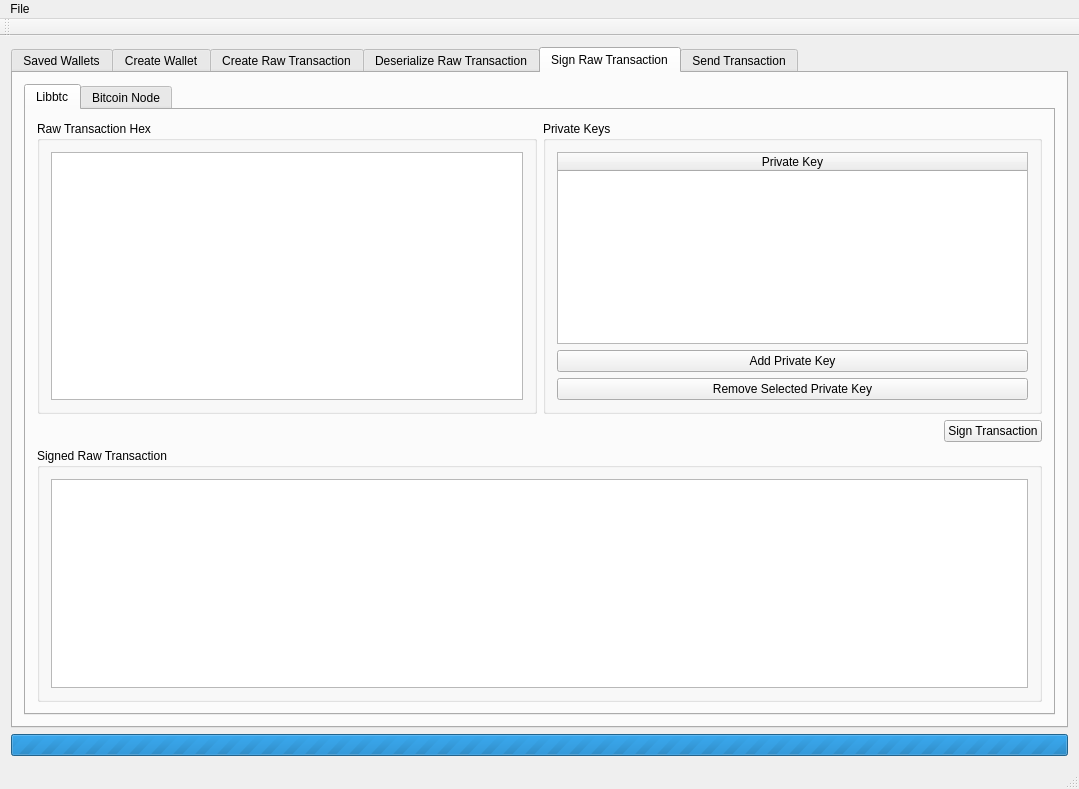
<?xml version="1.0" encoding="UTF-8"?>
<ui version="4.0">
 <class>MainWindow</class>
 <widget class="QMainWindow" name="MainWindow">
  <property name="geometry">
   <rect>
    <x>0</x>
    <y>0</y>
    <width>1079</width>
    <height>789</height>
   </rect>
  </property>
  <property name="windowTitle">
   <string>Bitcoin Test App</string>
  </property>
  <widget class="QWidget" name="centralWidget">
   <layout class="QVBoxLayout" name="verticalLayout">
    <item>
     <widget class="QTabWidget" name="tabWidget">
      <property name="currentIndex">
       <number>4</number>
      </property>
      <widget class="QWidget" name="tab_3">
       <attribute name="title">
        <string>Saved Wallets</string>
       </attribute>
       <layout class="QVBoxLayout" name="verticalLayout_8">
        <item>
         <layout class="QHBoxLayout" name="horizontalLayout_3">
          <item>
           <widget class="QTableWidget" name="savedWalletTableWidget">
            <property name="editTriggers">
             <set>QAbstractItemView::NoEditTriggers</set>
            </property>
            <property name="alternatingRowColors">
             <bool>true</bool>
            </property>
            <property name="selectionMode">
             <enum>QAbstractItemView::SingleSelection</enum>
            </property>
            <property name="selectionBehavior">
             <enum>QAbstractItemView::SelectRows</enum>
            </property>
            <attribute name="horizontalHeaderStretchLastSection">
             <bool>true</bool>
            </attribute>
            <column>
             <property name="text">
              <string>Name</string>
             </property>
            </column>
            <column>
             <property name="text">
              <string>Address</string>
             </property>
            </column>
           </widget>
          </item>
          <item>
           <widget class="QLabel" name="savedWalletDetailsLabel">
            <property name="minimumSize">
             <size>
              <width>300</width>
              <height>0</height>
             </size>
            </property>
            <property name="text">
             <string>TextLabel</string>
            </property>
            <property name="alignment">
             <set>Qt::AlignLeading|Qt::AlignLeft|Qt::AlignTop</set>
            </property>
            <property name="wordWrap">
             <bool>true</bool>
            </property>
            <property name="openExternalLinks">
             <bool>true</bool>
            </property>
            <property name="textInteractionFlags">
             <set>Qt::LinksAccessibleByKeyboard|Qt::LinksAccessibleByMouse|Qt::TextBrowserInteraction|Qt::TextSelectableByKeyboard|Qt::TextSelectableByMouse</set>
            </property>
           </widget>
          </item>
         </layout>
        </item>
        <item>
         <layout class="QHBoxLayout" name="horizontalLayout">
          <property name="topMargin">
           <number>10</number>
          </property>
          <item>
           <spacer name="horizontalSpacer_4">
            <property name="orientation">
             <enum>Qt::Horizontal</enum>
            </property>
            <property name="sizeHint" stdset="0">
             <size>
              <width>40</width>
              <height>20</height>
             </size>
            </property>
           </spacer>
          </item>
          <item>
           <widget class="QCheckBox" name="deleteCheckBox">
            <property name="text">
             <string>Delete</string>
            </property>
           </widget>
          </item>
          <item>
           <widget class="QPushButton" name="deletePushButton">
            <property name="text">
             <string>Delete Selected Wallet</string>
            </property>
           </widget>
          </item>
         </layout>
        </item>
       </layout>
      </widget>
      <widget class="QWidget" name="tab">
       <attribute name="title">
        <string>Create Wallet</string>
       </attribute>
       <layout class="QVBoxLayout" name="verticalLayout_3">
        <item>
         <layout class="QVBoxLayout" name="verticalLayout_2">
          <item>
           <widget class="QGroupBox" name="groupBox">
            <property name="title">
             <string>Wallet Creation Seed (Optional)</string>
            </property>
            <layout class="QVBoxLayout" name="verticalLayout_6">
             <item>
              <widget class="QLineEdit" name="walletSeedLineEdit">
               <property name="enabled">
                <bool>true</bool>
               </property>
               <property name="placeholderText">
                <string>Coming Soon...</string>
               </property>
              </widget>
             </item>
            </layout>
           </widget>
          </item>
          <item>
           <widget class="QGroupBox" name="groupBox_2">
            <property name="title">
             <string>Wallet Name (Owner)</string>
            </property>
            <layout class="QVBoxLayout" name="verticalLayout_7">
             <item>
              <widget class="QLineEdit" name="walletNameLineEdit"/>
             </item>
            </layout>
           </widget>
          </item>
          <item>
           <layout class="QHBoxLayout" name="horizontalLayout_2">
            <item>
             <spacer name="horizontalSpacer">
              <property name="orientation">
               <enum>Qt::Horizontal</enum>
              </property>
              <property name="sizeHint" stdset="0">
               <size>
                <width>40</width>
                <height>20</height>
               </size>
              </property>
             </spacer>
            </item>
            <item>
             <widget class="QPushButton" name="createWalletPushButton">
              <property name="text">
               <string>Create Wallet</string>
              </property>
             </widget>
            </item>
            <item>
             <spacer name="horizontalSpacer_2">
              <property name="orientation">
               <enum>Qt::Horizontal</enum>
              </property>
              <property name="sizeHint" stdset="0">
               <size>
                <width>40</width>
                <height>20</height>
               </size>
              </property>
             </spacer>
            </item>
           </layout>
          </item>
          <item>
           <widget class="QLabel" name="createWalletOutputLabel">
            <property name="text">
             <string>Ouput ...</string>
            </property>
            <property name="alignment">
             <set>Qt::AlignHCenter|Qt::AlignTop</set>
            </property>
            <property name="wordWrap">
             <bool>true</bool>
            </property>
            <property name="textInteractionFlags">
             <set>Qt::LinksAccessibleByMouse|Qt::TextSelectableByKeyboard|Qt::TextSelectableByMouse</set>
            </property>
           </widget>
          </item>
          <item>
           <spacer name="verticalSpacer">
            <property name="orientation">
             <enum>Qt::Vertical</enum>
            </property>
            <property name="sizeHint" stdset="0">
             <size>
              <width>20</width>
              <height>40</height>
             </size>
            </property>
           </spacer>
          </item>
         </layout>
        </item>
       </layout>
      </widget>
      <widget class="QWidget" name="tab_4">
       <attribute name="title">
        <string>Create Raw Transaction</string>
       </attribute>
       <layout class="QVBoxLayout" name="verticalLayout_9">
        <item>
         <widget class="QTabWidget" name="tabWidget_2">
          <property name="currentIndex">
           <number>0</number>
          </property>
          <widget class="QWidget" name="tab_6">
           <attribute name="title">
            <string>Libbtc</string>
           </attribute>
           <layout class="QVBoxLayout" name="verticalLayout_17">
            <item>
             <layout class="QHBoxLayout" name="horizontalLayout_5">
              <item>
               <widget class="QGroupBox" name="groupBox_3">
                <property name="title">
                 <string>Inputs (Unspent Transactions + Vout)</string>
                </property>
                <layout class="QVBoxLayout" name="verticalLayout_10">
                 <item>
                  <widget class="QTableWidget" name="inputsTableWidget">
                   <attribute name="horizontalHeaderDefaultSectionSize">
                    <number>200</number>
                   </attribute>
                   <attribute name="horizontalHeaderStretchLastSection">
                    <bool>true</bool>
                   </attribute>
                   <column>
                    <property name="text">
                     <string>Utxo</string>
                    </property>
                   </column>
                   <column>
                    <property name="text">
                     <string>Vout</string>
                    </property>
                   </column>
                  </widget>
                 </item>
                 <item>
                  <widget class="QPushButton" name="addUtxoPushButton">
                   <property name="text">
                    <string>Add Utxo</string>
                   </property>
                  </widget>
                 </item>
                 <item>
                  <widget class="QPushButton" name="removeSelectedUtxoPushButton_4">
                   <property name="text">
                    <string>Remove Selected Output</string>
                   </property>
                  </widget>
                 </item>
                </layout>
               </widget>
              </item>
              <item>
               <widget class="QGroupBox" name="groupBox_4">
                <property name="title">
                 <string>Outputs (Address + Amount in Satoshis)</string>
                </property>
                <layout class="QVBoxLayout" name="verticalLayout_11">
                 <item>
                  <widget class="QTableWidget" name="outputsTableWidget_2">
                   <attribute name="horizontalHeaderDefaultSectionSize">
                    <number>200</number>
                   </attribute>
                   <attribute name="horizontalHeaderStretchLastSection">
                    <bool>true</bool>
                   </attribute>
                   <column>
                    <property name="text">
                     <string>Address</string>
                    </property>
                   </column>
                   <column>
                    <property name="text">
                     <string>Amount (Satoshis)</string>
                    </property>
                   </column>
                  </widget>
                 </item>
                 <item>
                  <widget class="QPushButton" name="addOutputPushButton_2">
                   <property name="text">
                    <string>Add Output</string>
                   </property>
                  </widget>
                 </item>
                 <item>
                  <widget class="QPushButton" name="removeOutputPushButton_3">
                   <property name="text">
                    <string>Remove Selected Output</string>
                   </property>
                  </widget>
                 </item>
                </layout>
               </widget>
              </item>
             </layout>
            </item>
            <item>
             <layout class="QHBoxLayout" name="horizontalLayout_6">
              <property name="topMargin">
               <number>10</number>
              </property>
              <item>
               <spacer name="horizontalSpacer_5">
                <property name="orientation">
                 <enum>Qt::Horizontal</enum>
                </property>
                <property name="sizeHint" stdset="0">
                 <size>
                  <width>40</width>
                  <height>20</height>
                 </size>
                </property>
               </spacer>
              </item>
              <item>
               <widget class="QPushButton" name="createRawTransactionPushButton">
                <property name="text">
                 <string>Create Raw Transaction</string>
                </property>
               </widget>
              </item>
             </layout>
            </item>
            <item>
             <widget class="QGroupBox" name="groupBox_5">
              <property name="title">
               <string>Raw Transaction Hex</string>
              </property>
              <layout class="QVBoxLayout" name="verticalLayout_12">
               <item>
                <widget class="QPlainTextEdit" name="rawTransactionHexPlainTextEdit"/>
               </item>
              </layout>
             </widget>
            </item>
           </layout>
          </widget>
          <widget class="QWidget" name="tab_7">
           <attribute name="title">
            <string>Bitcoin Node</string>
           </attribute>
           <layout class="QVBoxLayout" name="verticalLayout_22">
            <item>
             <layout class="QHBoxLayout" name="horizontalLayout_9">
              <property name="leftMargin">
               <number>5</number>
              </property>
              <property name="rightMargin">
               <number>5</number>
              </property>
              <item>
               <layout class="QVBoxLayout" name="verticalLayout_23">
                <item>
                 <widget class="QGroupBox" name="groupBox_9">
                  <property name="title">
                   <string>Inputs</string>
                  </property>
                  <layout class="QVBoxLayout" name="verticalLayout_25">
                   <item>
                    <widget class="QGroupBox" name="groupBox_11">
                     <property name="title">
                      <string>Address</string>
                     </property>
                     <layout class="QVBoxLayout" name="verticalLayout_27">
                      <item>
                       <widget class="QLineEdit" name="fromAddressCreateFromNodeLineEdit"/>
                      </item>
                      <item>
                       <layout class="QHBoxLayout" name="horizontalLayout_10">
                        <property name="topMargin">
                         <number>0</number>
                        </property>
                        <item>
                         <spacer name="horizontalSpacer_7">
                          <property name="orientation">
                           <enum>Qt::Horizontal</enum>
                          </property>
                          <property name="sizeHint" stdset="0">
                           <size>
                            <width>40</width>
                            <height>20</height>
                           </size>
                          </property>
                         </spacer>
                        </item>
                        <item>
                         <widget class="QPushButton" name="forNodeGetUtxoPushButton">
                          <property name="text">
                           <string>Get Unspent Transactions</string>
                          </property>
                         </widget>
                        </item>
                       </layout>
                      </item>
                     </layout>
                    </widget>
                   </item>
                   <item>
                    <widget class="QGroupBox" name="groupBox_12">
                     <property name="title">
                      <string>Unspent Transactions</string>
                     </property>
                     <layout class="QVBoxLayout" name="verticalLayout_28">
                      <item>
                       <widget class="QTableWidget" name="fromNodeUtxoTableWidget">
                        <property name="selectionMode">
                         <enum>QAbstractItemView::MultiSelection</enum>
                        </property>
                        <property name="selectionBehavior">
                         <enum>QAbstractItemView::SelectRows</enum>
                        </property>
                        <attribute name="horizontalHeaderDefaultSectionSize">
                         <number>115</number>
                        </attribute>
                        <attribute name="horizontalHeaderStretchLastSection">
                         <bool>true</bool>
                        </attribute>
                        <column>
                         <property name="text">
                          <string>Value (BTC)</string>
                         </property>
                        </column>
                        <column>
                         <property name="text">
                          <string>Utxo</string>
                         </property>
                        </column>
                        <column>
                         <property name="text">
                          <string>Vout</string>
                         </property>
                        </column>
                       </widget>
                      </item>
                     </layout>
                    </widget>
                   </item>
                   <item>
                    <widget class="QGroupBox" name="groupBox_13">
                     <property name="title">
                      <string>Selected Total</string>
                     </property>
                     <layout class="QVBoxLayout" name="verticalLayout_29">
                      <item>
                       <widget class="QLabel" name="runningTotalForNodeCreateLabel_2">
                        <property name="text">
                         <string>0.0</string>
                        </property>
                       </widget>
                      </item>
                     </layout>
                    </widget>
                   </item>
                  </layout>
                 </widget>
                </item>
               </layout>
              </item>
              <item>
               <layout class="QVBoxLayout" name="verticalLayout_24">
                <item>
                 <widget class="QGroupBox" name="groupBox_10">
                  <property name="title">
                   <string>Outputs</string>
                  </property>
                  <layout class="QVBoxLayout" name="verticalLayout_26">
                   <item>
                    <widget class="QTableWidget" name="outputCreateRawFromNodeTableWidget_2">
                     <property name="editTriggers">
                      <set>QAbstractItemView::AnyKeyPressed|QAbstractItemView::DoubleClicked|QAbstractItemView::EditKeyPressed|QAbstractItemView::SelectedClicked</set>
                     </property>
                     <property name="selectionMode">
                      <enum>QAbstractItemView::SingleSelection</enum>
                     </property>
                     <property name="selectionBehavior">
                      <enum>QAbstractItemView::SelectItems</enum>
                     </property>
                     <attribute name="horizontalHeaderDefaultSectionSize">
                      <number>200</number>
                     </attribute>
                     <attribute name="horizontalHeaderStretchLastSection">
                      <bool>true</bool>
                     </attribute>
                     <column>
                      <property name="text">
                       <string>Address</string>
                      </property>
                     </column>
                     <column>
                      <property name="text">
                       <string>Value (BTC)</string>
                      </property>
                     </column>
                    </widget>
                   </item>
                   <item>
                    <layout class="QHBoxLayout" name="horizontalLayout_11">
                     <property name="topMargin">
                      <number>0</number>
                     </property>
                     <item>
                      <widget class="QPushButton" name="addOutputNodeCreateRawPushButton_2">
                       <property name="text">
                        <string>Add Output Address</string>
                       </property>
                      </widget>
                     </item>
                     <item>
                      <widget class="QPushButton" name="deleteOutputNodeCreateRawPushButton_3">
                       <property name="text">
                        <string>Delete Output Address</string>
                       </property>
                      </widget>
                     </item>
                    </layout>
                   </item>
                  </layout>
                 </widget>
                </item>
               </layout>
              </item>
             </layout>
            </item>
            <item>
             <layout class="QHBoxLayout" name="horizontalLayout_12">
              <property name="topMargin">
               <number>10</number>
              </property>
              <item>
               <spacer name="horizontalSpacer_8">
                <property name="orientation">
                 <enum>Qt::Horizontal</enum>
                </property>
                <property name="sizeHint" stdset="0">
                 <size>
                  <width>40</width>
                  <height>20</height>
                 </size>
                </property>
               </spacer>
              </item>
              <item>
               <widget class="QPushButton" name="createRawTransactionFromNodePushButton">
                <property name="text">
                 <string>Create Raw Transaction</string>
                </property>
               </widget>
              </item>
             </layout>
            </item>
            <item>
             <widget class="QPlainTextEdit" name="fromNodeRawTransactionOuputPlainTextEdit"/>
            </item>
           </layout>
          </widget>
         </widget>
        </item>
       </layout>
      </widget>
      <widget class="QWidget" name="tab_2">
       <attribute name="title">
        <string>Deserialize Raw Transaction</string>
       </attribute>
       <layout class="QVBoxLayout" name="verticalLayout_4">
        <item>
         <widget class="QTabWidget" name="tabWidget_5">
          <property name="currentIndex">
           <number>0</number>
          </property>
          <widget class="QWidget" name="tab_13">
           <attribute name="title">
            <string>Libbtc</string>
           </attribute>
           <layout class="QVBoxLayout" name="verticalLayout_20">
            <item>
             <widget class="QLabel" name="label">
              <property name="text">
               <string>Raw Transaction Hex</string>
              </property>
             </widget>
            </item>
            <item>
             <widget class="QPlainTextEdit" name="rawTransactionPlainTextEdit"/>
            </item>
            <item>
             <layout class="QHBoxLayout" name="horizontalLayout_4">
              <property name="topMargin">
               <number>10</number>
              </property>
              <item>
               <spacer name="horizontalSpacer_3">
                <property name="orientation">
                 <enum>Qt::Horizontal</enum>
                </property>
                <property name="sizeHint" stdset="0">
                 <size>
                  <width>40</width>
                  <height>20</height>
                 </size>
                </property>
               </spacer>
              </item>
              <item>
               <widget class="QPushButton" name="decodeTransactionPushButton">
                <property name="text">
                 <string>Decode Transaction Hex</string>
                </property>
               </widget>
              </item>
             </layout>
            </item>
            <item>
             <widget class="QGroupBox" name="rawTransactionOutputGroupBox">
              <property name="title">
               <string>Raw Transaction Output</string>
              </property>
              <layout class="QVBoxLayout" name="verticalLayout_5">
               <item>
                <widget class="QLabel" name="rawTransactionOutputLabel">
                 <property name="text">
                  <string>TextLabel</string>
                 </property>
                 <property name="textInteractionFlags">
                  <set>Qt::LinksAccessibleByKeyboard|Qt::LinksAccessibleByMouse|Qt::TextBrowserInteraction|Qt::TextSelectableByKeyboard|Qt::TextSelectableByMouse</set>
                 </property>
                </widget>
               </item>
              </layout>
             </widget>
            </item>
           </layout>
          </widget>
          <widget class="QWidget" name="tab_14">
           <attribute name="title">
            <string>Bitcoin Node</string>
           </attribute>
          </widget>
         </widget>
        </item>
       </layout>
      </widget>
      <widget class="QWidget" name="tab_5">
       <attribute name="title">
        <string>Sign Raw Transaction</string>
       </attribute>
       <layout class="QVBoxLayout" name="verticalLayout_13">
        <item>
         <widget class="QTabWidget" name="tabWidget_3">
          <property name="currentIndex">
           <number>0</number>
          </property>
          <widget class="QWidget" name="tab_8">
           <attribute name="title">
            <string>Libbtc</string>
           </attribute>
           <layout class="QVBoxLayout" name="verticalLayout_18">
            <item>
             <layout class="QHBoxLayout" name="horizontalLayout_7">
              <item>
               <widget class="QGroupBox" name="groupBox_6">
                <property name="title">
                 <string>Raw Transaction Hex</string>
                </property>
                <layout class="QVBoxLayout" name="verticalLayout_14">
                 <item>
                  <widget class="QPlainTextEdit" name="rawTransactionForSigningPlainTextEdit"/>
                 </item>
                </layout>
               </widget>
              </item>
              <item>
               <widget class="QGroupBox" name="groupBox_7">
                <property name="title">
                 <string>Private Keys</string>
                </property>
                <layout class="QVBoxLayout" name="verticalLayout_15">
                 <item>
                  <widget class="QTableWidget" name="privateKeyForSigningTableWidget">
                   <property name="editTriggers">
                    <set>QAbstractItemView::AnyKeyPressed|QAbstractItemView::DoubleClicked|QAbstractItemView::EditKeyPressed|QAbstractItemView::SelectedClicked</set>
                   </property>
                   <attribute name="horizontalHeaderStretchLastSection">
                    <bool>true</bool>
                   </attribute>
                   <column>
                    <property name="text">
                     <string>Private Key</string>
                    </property>
                   </column>
                  </widget>
                 </item>
                 <item>
                  <widget class="QPushButton" name="addPrivateKeyPushButton">
                   <property name="text">
                    <string>Add Private Key</string>
                   </property>
                  </widget>
                 </item>
                 <item>
                  <widget class="QPushButton" name="removePrivateKeyPushButton_2">
                   <property name="text">
                    <string>Remove Selected Private Key</string>
                   </property>
                  </widget>
                 </item>
                </layout>
               </widget>
              </item>
             </layout>
            </item>
            <item>
             <layout class="QHBoxLayout" name="horizontalLayout_8">
              <property name="topMargin">
               <number>0</number>
              </property>
              <item>
               <spacer name="horizontalSpacer_6">
                <property name="orientation">
                 <enum>Qt::Horizontal</enum>
                </property>
                <property name="sizeHint" stdset="0">
                 <size>
                  <width>40</width>
                  <height>20</height>
                 </size>
                </property>
               </spacer>
              </item>
              <item>
               <widget class="QPushButton" name="signTransactionPushButton">
                <property name="text">
                 <string>Sign Transaction</string>
                </property>
               </widget>
              </item>
             </layout>
            </item>
            <item>
             <widget class="QGroupBox" name="groupBox_8">
              <property name="title">
               <string>Signed Raw Transaction</string>
              </property>
              <layout class="QVBoxLayout" name="verticalLayout_16">
               <item>
                <widget class="QPlainTextEdit" name="signedTransactionHexPlainTextEdit">
                 <property name="textInteractionFlags">
                  <set>Qt::LinksAccessibleByMouse|Qt::TextEditable|Qt::TextEditorInteraction|Qt::TextSelectableByKeyboard|Qt::TextSelectableByMouse</set>
                 </property>
                </widget>
               </item>
              </layout>
             </widget>
            </item>
           </layout>
          </widget>
          <widget class="QWidget" name="tab_9">
           <attribute name="title">
            <string>Bitcoin Node</string>
           </attribute>
          </widget>
         </widget>
        </item>
       </layout>
      </widget>
      <widget class="QWidget" name="tab_10">
       <attribute name="title">
        <string>Send Transaction</string>
       </attribute>
       <layout class="QVBoxLayout" name="verticalLayout_19">
        <item>
         <widget class="QTabWidget" name="tabWidget_4">
          <property name="currentIndex">
           <number>1</number>
          </property>
          <widget class="QWidget" name="tab_11">
           <attribute name="title">
            <string>Libbtc</string>
           </attribute>
          </widget>
          <widget class="QWidget" name="tab_12">
           <attribute name="title">
            <string>Bitcoin Node</string>
           </attribute>
           <layout class="QVBoxLayout" name="verticalLayout_21"/>
          </widget>
         </widget>
        </item>
       </layout>
      </widget>
     </widget>
    </item>
    <item>
     <widget class="QProgressBar" name="progressBar">
      <property name="maximum">
       <number>0</number>
      </property>
      <property name="value">
       <number>-1</number>
      </property>
     </widget>
    </item>
   </layout>
  </widget>
  <widget class="QMenuBar" name="menuBar">
   <property name="geometry">
    <rect>
     <x>0</x>
     <y>0</y>
     <width>1079</width>
     <height>22</height>
    </rect>
   </property>
   <widget class="QMenu" name="menuFile">
    <property name="title">
     <string>File</string>
    </property>
    <addaction name="actionOpen_BlockExplorer"/>
    <addaction name="separator"/>
    <addaction name="actionOpen_Testnet_Faucet_Manu"/>
    <addaction name="actionOpen_Testnet_Faucet_Test3"/>
   </widget>
   <addaction name="menuFile"/>
  </widget>
  <widget class="QToolBar" name="mainToolBar">
   <attribute name="toolBarArea">
    <enum>TopToolBarArea</enum>
   </attribute>
   <attribute name="toolBarBreak">
    <bool>false</bool>
   </attribute>
  </widget>
  <widget class="QStatusBar" name="statusBar"/>
  <action name="actionOpen_BlockExplorer">
   <property name="text">
    <string>Open BlockExplorer</string>
   </property>
  </action>
  <action name="actionOpen_Testnet_Faucet_Manu">
   <property name="text">
    <string>Open Testnet Faucet (Manu)</string>
   </property>
  </action>
  <action name="actionOpen_Testnet_Faucet_Test3">
   <property name="text">
    <string>Open Testnet Faucet (Test3)</string>
   </property>
  </action>
 </widget>
 <layoutdefault spacing="6" margin="11"/>
 <resources/>
 <connections/>
</ui>
